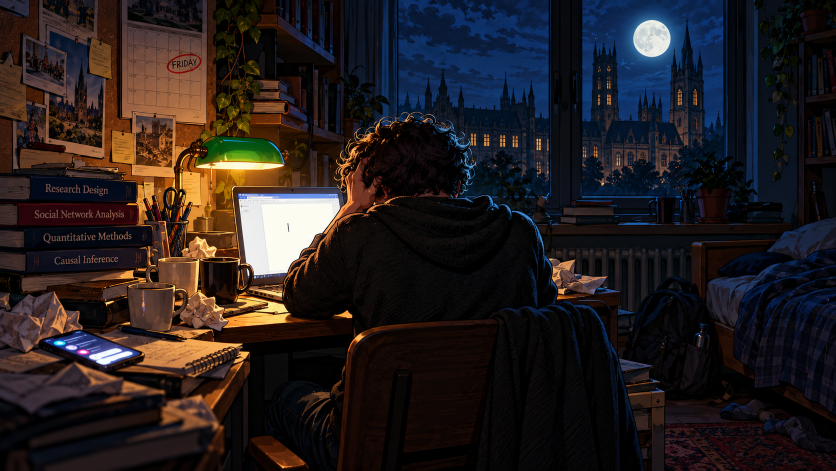
#> input picture art/trailer/v2/tr-cold.png, 1672 x 941 px (shown at 1/2 size)
$ python -i trailer2.py   (imports and definitions only)
#> lines starting #> are read from the running program, lines starting #| are printed output that depends on the picture
#> further down, picture is the input picture: PIL image 1672x941 RGB; mean R, G, B 36.9, 30.2, 30.8
#!/usr/bin/env python3
"""The game's trailer, second version (author, 2026-10-02): five chapters, five neon posters in the style of
the Founders' Rap Battle title card, between quick cuts of real game footage, on the author's Suno track.

    .venv-tts/bin/python tools/trailer/trailer2.py            -> build/trailer2/trailer-16x9.mp4  (~60 s)
    .venv-tts/bin/python tools/trailer/trailer2.py vertical   -> build/trailer2/trailer-9x16.mp4  (~30 s)

Music: build/trailer2/music.wav, cut from audio/music-src/trailer-v2-suno.mp3 (95.7 BPM) in whole bars;
every shot below is a whole number of half-bars on that grid. Posters: art/trailer/v2/tr-*.png. Footage:
build/teaser/clips/*.mp4 (tools/trailer/record-clip.js). Voices: the game's own clips in web/voices/.
"""
import os, subprocess, sys, wave
import numpy as np
from PIL import Image, ImageDraw, ImageFont, ImageFilter

ROOT = os.path.dirname(os.path.dirname(os.path.dirname(os.path.abspath(__file__))))
WEB, V2, CLIPS, B = (os.path.join(ROOT, p) for p in ('web', 'art/trailer/v2', 'build/teaser/clips', 'build/trailer2'))
VERT = len(sys.argv) > 1 and sys.argv[1] == 'vertical'
W, H = (1080, 1920) if VERT else (1920, 1080)
FPS, SR = 30, 48000
BAR = 4 * 60 / 95.7
FONT = '/System/Library/Fonts/Supplemental/Arial Black.ttf'
SERIF = '/System/Library/Fonts/Supplemental/Georgia Bold.ttf'

# [5 lines left out: function P, not called in this run]

def voice(name): return P(os.path.join('voices', name)) if os.path.exists(os.path.join(WEB, 'voices', name)) else P(name)

# (kind, source, half-bars, options). kinds: logo, still (a slow push-in), clip (start s), text (a card)
# options: say=(voice clip, delay s), sfx=(file, delay, gain), cap=caption, flash=True (a white hit on the cut)
SHOTS = [
    # intro: 4 bars, the quiet start
    ('logo', 'logo-grundarts.webp', 2, {}),
    ('logo', 'logo-professorg.png', 2, {}),
    ('still', 'tr-cold.png', 4, {'cap': 'YOUR FIRST RESEARCH PROJECT.\nDUE FRIDAY.', 'say': ('vo-you-8cf99c16.mp3', 2.6)}),
    ('still', 'tr-main-poster.png', 2, {'say': ('vo-kira-58cbb38c.mp3', 0.0, 3.0)}),
    # the five chapters: 10 bars
    ('still', 'tr-ch1.png', 4, {'flash': True, 'say': ('vo-prof-82e5f245.mp3', 1.2)}),
    ('still', 'title-v1.png', 2, {'flash': True}),
    ('clip', 'founders-rap-battle-trailer.mp4', 2, {'start': 29.4, 'say': ('vo-durkheim-schnitzel-1.mp3', 0.0, 2.5)}),
    ('still', 'tr-ch3.png', 2, {'flash': True}),
    ('clip', 'sampling.mp4', 2, {'start': 1.4, 'say': ('vo-officer-35527482.mp3', -1.6)}),
    ('still', 'tr-ch4.png', 2, {'flash': True}),
    ('clip', 'casino.mp4', 2, {'start': 6.2, 'say': ('vo-fellow-e251c16a.mp3', -1.2)}),
    ('still', 'tr-ch5.png', 2, {'flash': True}),
    ('clip', 'keynote.mp4', 2, {'start': 40.0, 'say': ('vo-feldstrom-825f62a7.mp3', -0.6)}),
    # the gags: 1 bar, one per half-bar (no schnitzel, no Tobi, no Reviewer 2: author, 2026-10-02)
    ('still', 'lib-cut-print.webp', 1, {'say': ('vo-kira-2b9393f2.mp3', 0.0)}),
    ('still', 'lecture-bg-cheer.webp', 1, {}),
    # the laser hit: 2 bars, the break in the music
    ('still', 'duel-hand.webp', 2, {'sfx': ('sfx-whoosh.mp3', 0.9, 0.8)}),
    ('still', 'duel-ko.webp', 2, {'flash': True, 'sfx': ('sfx-gong.mp3', 0.0, 0.7)}),
    # the finale: 4 bars
    ('still', 'tr-main-poster.png', 6, {'flash': True, 'say': ('vo-prof-85012418.mp3', 0.6)}),
    ('text', None, 2, {'cap': 'FREE IN YOUR BROWSER\nlostcodebook.org', 'small': 'For teachers: lostcodebook.org/teach'}),
]

# The phone version (author, 2026-10-02: "a proper mobile version... portrait mode without cut-offs"): the same edit,
# the same voices. A picture with a portrait repaint (<name>-9x16.png in art/trailer/v2) fills the screen; anything
# else (game footage, in-game art) is shown whole on a blurred copy of itself, so nothing is ever cut off.

# The voice-over (author, 2026-10-02): one trailer narrator, characters answering him. (line, at): at is a time
# in seconds, or ('after', gap) = right after the previous line. Takes: build/trailer2/vo/<line>-s<seed>.wav.
VO = [('n01', 5.6), ('c01', ('after', .35)), ('n02', 10.1), ('c02', ('after', .15)), ('c03', ('after', .3)),
      ('n03', 17.6), ('n04', 22.6), ('c04', ('after', .2)), ('n05', 27.6), ('c05', ('after', .2)),
      ('c06', 32.7), ('n06', ('after', .25)), ('n07', 40.1), ('n08', 45.2), ('c07', ('after', .45)), ('n09', 52.6)]
VO_SEED = {'c02': 2, 'n09': 2}   # line -> the chosen take (default 1), checked with Whisper
VO_GAIN = {'c02': 1.2, 'c06': 1.1}

def F(path, size): return ImageFont.truetype(path, size)

def cover(im, fx=0.5, fy=0.5):
#> called with fx = 0.5, fy = 0.5
    sw, sh = im.size; s = max(W / sw, H / sh)
#> after `sw, sh = im.size`: sw = 1672; sh = 941
#> after `s = max(W / sw, H / sh)`: s = 1.15
    im = im.resize((int(sw * s + .5), int(sh * s + .5)), Image.LANCZOS)
    x, y = int((im.width - W) * fx), int((im.height - H) * fy)
#> x = 0; y = 0
    return im.crop((x, y, x + W, y + H))
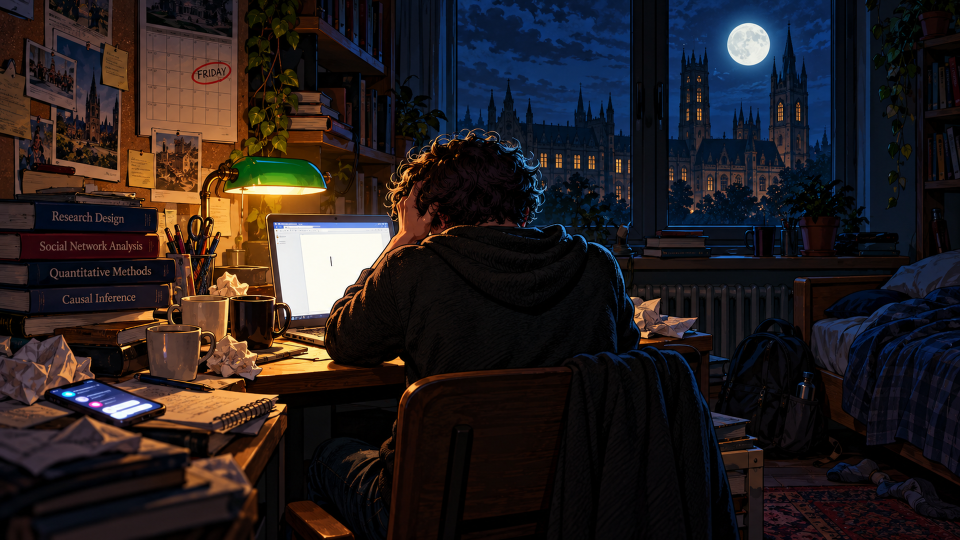
#> returned value: PIL image 1920x1080 RGB (shown at 1/2 size); mean R, G, B 36.9, 30.2, 30.9

def fit(im):
    # a tall picture on a blurred copy of itself
    bg = cover(im).filter(ImageFilter.GaussianBlur(30)).point(lambda v: v * .5)
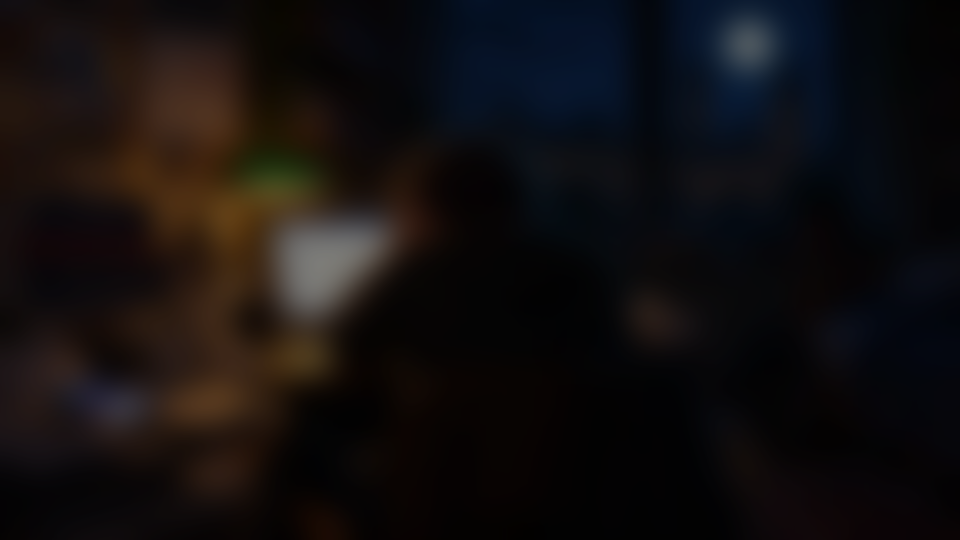
#> bg: PIL image 1920x1080 RGB (shown at 1/2 size); mean R, G, B 18.4, 15.1, 15.4
    s = min(W / im.width, H / im.height); fg = im.resize((int(im.width * s), int(im.height * s)), Image.LANCZOS)
#> after `s = min(W / im.width, H / im.height)`: s = 1.15
    bg.paste(fg, ((W - fg.width) // 2, (H - fg.height) // 2)); return bg

# [124 lines left out: functions caption, clip_frames, shot_frames, frames, load, soundtrack and 1 more, not called in this run]

# [2 lines not run here, left out]

>>> from PIL import Image
>>> picture = Image.open('../../art/trailer/v2/tr-cold.png')
>>> result = fit(picture)
